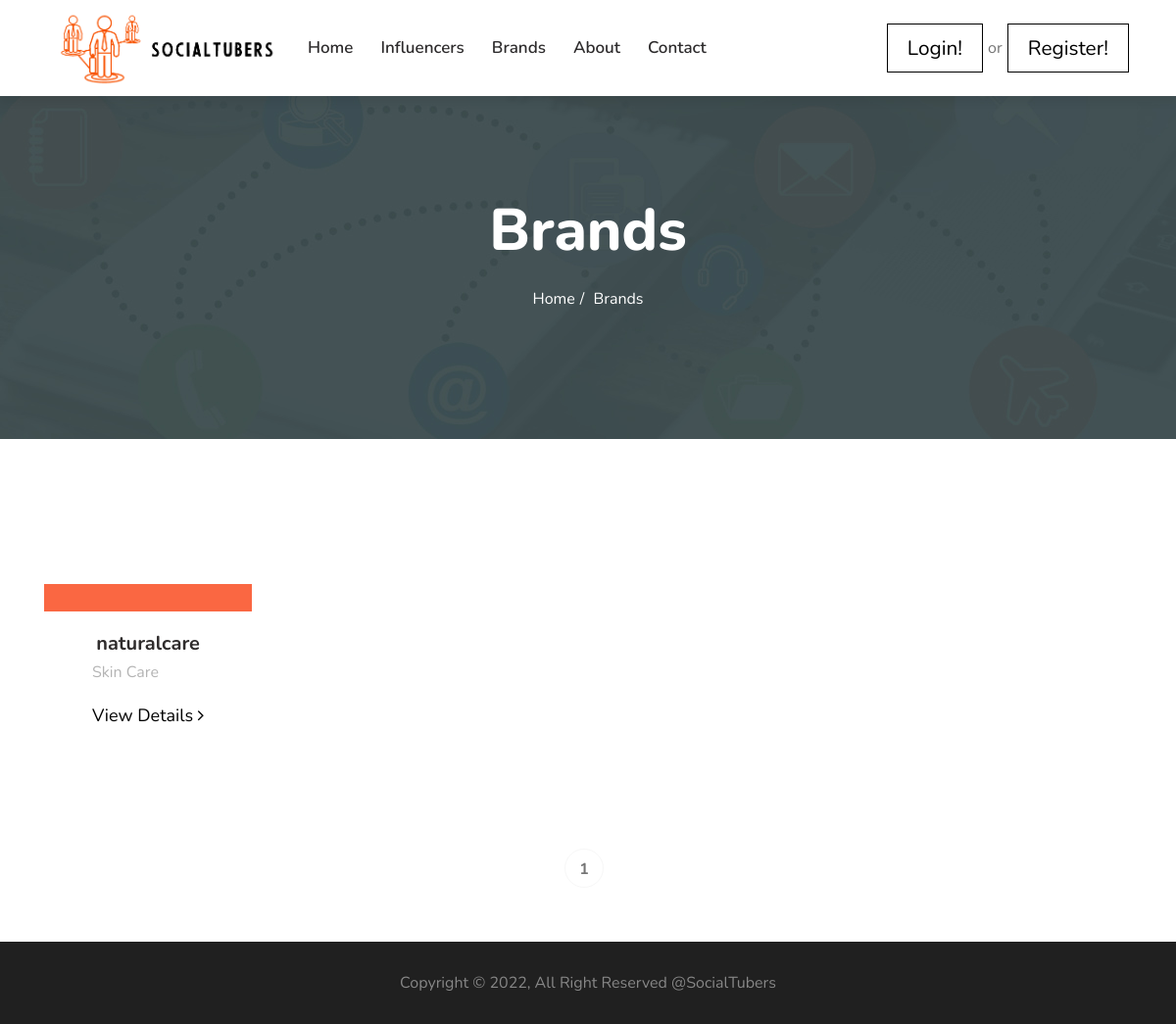
The page /accounts/brands/ on the database as committed earlier.
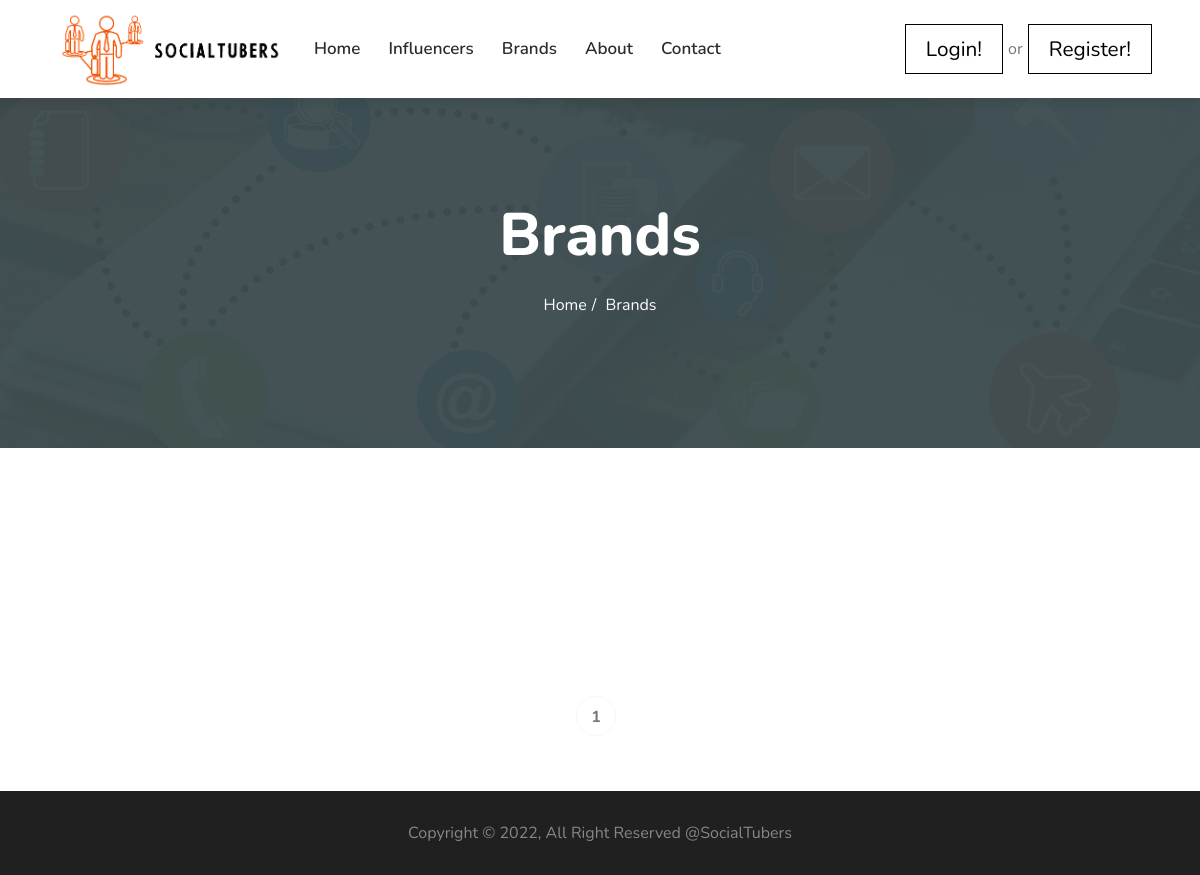
The same page on the database as committed later.
### accounts/models.py (models this page shows)
class Brand(models.Model):
    user = models.OneToOneField(User, on_delete=models.CASCADE, primary_key=True)
    category_type = models.CharField(max_length=100)
    brand_name = models.CharField(max_length=100)
    instagram_id = models.CharField(max_length=100)
    is_featured = models.BooleanField(default=False)
    short_description = models.CharField(max_length=255)
    profile_photo = models.ImageField(upload_to="brand_images/%Y/%m/")
    created_date = models.DateTimeField(default=datetime.now, blank=True)
    def __str__(self):
        return self.brand_name

### accounts/views.py (the view)
# urls.py: path("brands/", Brands, name="brands"),
def Brands(request):
    all_brands = Brand.objects.order_by("-created_date")
    paginator = Paginator(all_brands, 3)
    page = request.GET.get("page")
    try:
        brands = paginator.page(page)
    except PageNotAnInteger:
        brands = paginator.page(1)
    except EmptyPage:
        brands = paginator.page(all_brands.num_pages)
    data = {
        "all_brands": brands,
    }
    print(all_brands)
    return render(request, "accounts/brands/brands.html", data)

### templates/accounts/brands/brands.html (shortened to what this page needs)
{% extends "basefile.html" %}
{% load static %}
{% block content %}
<div id="banner-area" class="banner-area" style="background-image:url({% static 'images/banner/banner5.jpg' %})">
    <div class="container">
        <div class="row">
            <div class="col-sm-12">
                <div class="banner-heading">
                    <h1 class="banner-title">Brands</h1>
                    <ol class="breadcrumb">
                        <li>Home</li>
                        <li>Brands</li>
                    </ol>
                </div>
            </div>
        </div>
    </div>
</div>
        <section id="main-container" class="main-container">
            <div class="container">
                <div class="row pt-5">
                    {% for brand in all_brands %}
                    <div class="col-md-4 text-center">
                        <div class="tw-case-study-box" style="width: fit-content;height: auto;">
                            <div class="case-img study-bg-1">
                            </div>
                            <div class="casestudy-content">
                                <a href="#">
                                    <h4>{{ brand.brand_name }}</h4>
                                </a>
                                <p>{{ brand.category_type }}</p>
                                <a href="{% url 'brand_details' brand.user_id %}">
                                    <p style="font-size:18px;color:black">View Details
                                        <i class="fa fa-angle-right"></i>
                                    </p>
                                </a>
                            </div>
                        </div>
                    </div>
                    {% endfor %}
                </div>
            </div>
</section>
<div class="paging text-center">
    <ul class="pagination justify-content-center">
        <li><a href="#">{{all_brands.number}}</a></li>
    </ul>
</div>
{% endblock %}

Rows that differ between the two databases and show on the page:
removed Brand: brand_name "naturalcare", category_type "Skin Care"
